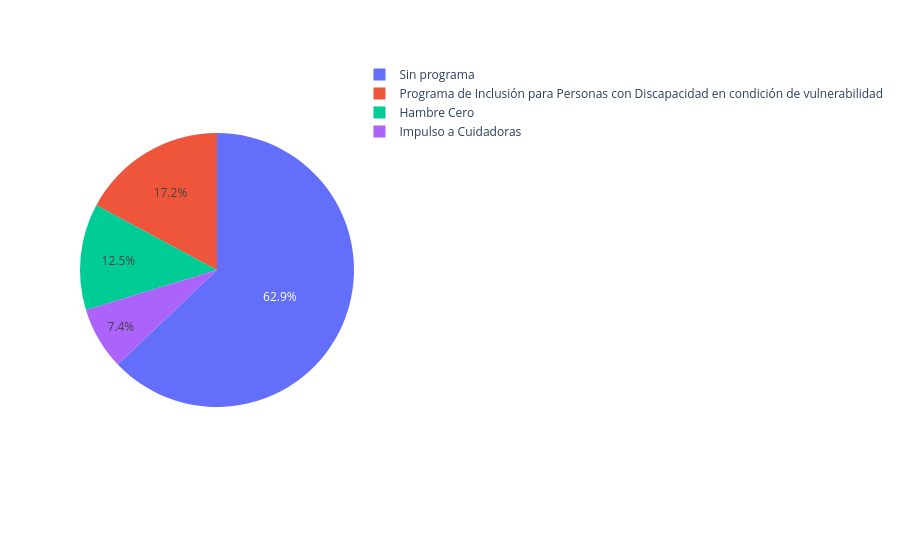

Here is the notebook cell this chart was saved with:
### Code cell
import plotly.express as px

px.pie(individuos_df, names=individuos_df.index, values=individuos_df["total"])

### Figure 1 — Plotly figure (JSON) as saved in the notebook; plotly's stock layout.template omitted (floating-point values rounded to 4 significant figures)
{"data": [{"domain": {"x": [0, 1], "y": [0, 1]}, "hovertemplate": "NombrePrograma=%{label}<br>total=%{value}<extra></extra>", "labels": ["Hambre Cero", "Impulso a Cuidadoras", "Programa de Inclusión para Personas con Discapacidad en condición de vulnerabilidad", "Sin programa"], "legendgroup": "", "name": "", "showlegend": true, "type": "pie", "values": [5154, 3039, 7053, 25841]}], "layout": {"legend": {"tracegroupgap": 0}, "margin": {"t": 60}}}
